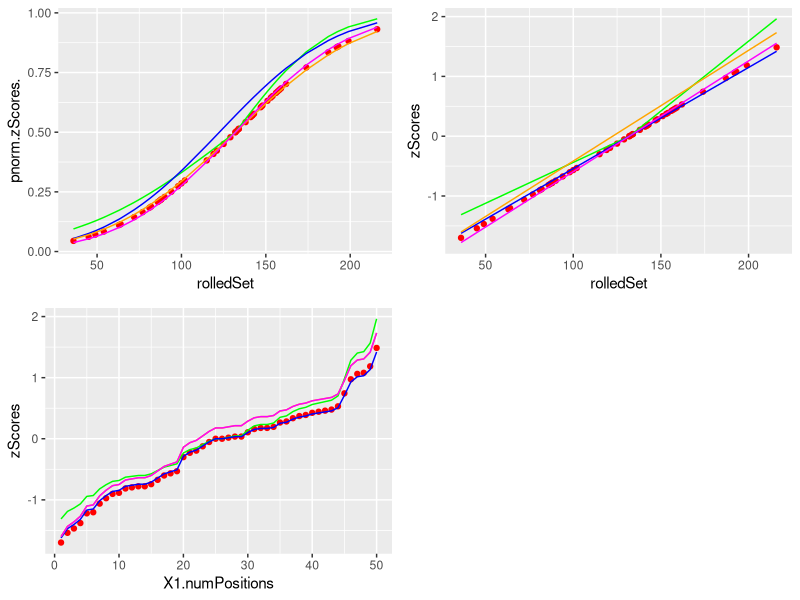

Write R code to recreate this figure.
library(parallel)
require(ggplot2)
require(gridExtra)
library(crayon)


numDice = sample(3:10,1)
dice = c(4,6,8,10,12,20,100)
#numPositions = sample(c(3:10,20,50),1)
numPositions = 50

diceSet = sample(dice,numDice,replace=TRUE)

rolledSet <- sort(unlist(mclapply(1:numPositions, function (x)
  {
  roll <- mclapply(diceSet, function(x)
    {
    rolled <- sample(1:x,1)
    return(rolled)
  })
  return(sum(unlist(roll)))
})))

{
probs <- c(0, .1, .25, .5, .75, .9, 1)
bowleysSummary <- quantile(rolledSet, probs)

m <-median(rolledSet)

bowleyDeltaMedianSqr <- (bowleysSummary-m)^2

#multiplying by % delta's = dividing by that amount if every value were deviated by median multiplied by that % equivalence (i.e. 1/count)
stratifiedMAD <- sqrt(sum(diff(probs, lag = 1, differences = 1) * c(bowleyDeltaMedianSqr[1:3],bowleyDeltaMedianSqr[5:7])))

zScores <- (rolledSet-m)/stratifiedMAD

lowerAvg <- mean(abs(c(zScores[zScores<0])))
upperAvg <- mean(c(zScores[zScores>0]))
average <- mean(c(lowerAvg,upperAvg))

expectedQuartile <- abs(qnorm(.25, mean = 0, sd =1))
#factorVal <- expectedQuartile/average
factorVal <- expectedQuartile/average

#Confirmed

#quantile(rnorm(10000000),probs=c(.25))

lowerFactor <- lowerAvg/average*factorVal
upperFactor <- upperAvg/average*factorVal

lower <- which(zScores<0)
upper <- which(zScores>0)

colors <- rainbow(2)

reScaled <- zScores
reScaled[lower] <- zScores[lower]*upperFactor
reScaled[upper] <- zScores[upper]*lowerFactor

mean(zScores)
mean(reScaled)

twentyFivePercent <- m-lowerAvg*stratifiedMAD
seventyFivePercent <- m+upperAvg*stratifiedMAD

cat(blue(paste ("\n","blue 25/75%")))
cat(blue(paste ("\n",twentyFivePercent,seventyFivePercent)))

twentyFivePercentRescaled <- m-expectedQuartile*stratifiedMAD*factorVal
seventyFivePercentRescaled <- m+expectedQuartile*stratifiedMAD*factorVal

m
#linear, but 50% is no longe median, it's close and within 25 to 75%
newMean <- mean(c(twentyFivePercent,seventyFivePercent))
#newSdev <- (seventyFivePercent-twentyFivePercent)/((lowerAvg+upperAvg)/2)
newSdev <- (seventyFivePercent-twentyFivePercent)/(expectedQuartile*2)

newSetZ <- (rolledSet-newMean)/newSdev
newSetP <- pnorm(newSetZ)

#linear, 50% is median/median, 25/75% move a bit
#newSdev2 <- ((seventyFivePercent-m)+(m-twentyFivePercent))/((lowerAvg+upperAvg)/2)
newSdev2 <- ((seventyFivePercent-m)+(m-twentyFivePercent))/(expectedQuartile*2)
newSetZ2 <- (rolledSet-m)/newSdev2
newSetP2 <- pnorm(newSetZ2)

mean(c(twentyFivePercentRescaled,seventyFivePercentRescaled))

#linear, preserves median at 50%
newSdevRescaled <-  (seventyFivePercentRescaled-twentyFivePercentRescaled)/(expectedQuartile*2)
newSetZRescaled <- (rolledSet-m)/newSdevRescaled
newSetPRescaled <- pnorm(newSetZRescaled)

cat(yellow(paste ("\n","orange 25/75%")))
cat(yellow(paste ("\n",twentyFivePercentRescaled,seventyFivePercentRescaled)))

cat(paste("\n","actual","\n"))
print(summary(rolledSet))

df <- data.frame(rolledSet,pnorm(zScores),pnorm(reScaled),newSetP,newSetPRescaled, newSetP2)

plot1 <- ggplot(df, aes(rolledSet)) +                  # basic graphical object
  geom_point(aes(y=pnorm.zScores.), colour="red") +  # first layer
  geom_line(aes(y=pnorm.reScaled.), colour="green") +  # second layer
  geom_line(aes(y=newSetP), colour="blue") + # third layer
  geom_line(aes(y=newSetPRescaled), colour="orange") +  # fourth layer
  geom_line(aes(y=newSetP2), colour="magenta")  # fifth layer

df <- data.frame(rolledSet,zScores,reScaled,newSetZRescaled,newSetZ,newSetZ2)

plot2 <- ggplot(df, aes(rolledSet)) +                  # basic graphical object
  geom_point(aes(y=zScores), colour="red") +  # first layer
  geom_line(aes(y=reScaled), colour="green") + # second layer
  geom_line(aes(y=newSetZRescaled), colour="blue") + # third layer
  geom_line(aes(y=newSetZ), colour="orange") +  # fourth layer
  geom_line(aes(y=newSetZ2), colour="magenta")  # fourth layer

df <- data.frame(1:numPositions,zScores,reScaled,newSetZRescaled,newSetZ)

plot3 <- ggplot(df, aes(X1.numPositions)) +                    # basic graphical object
  geom_point(aes(y=zScores), colour="red") +  # first layer
  geom_line(aes(y=reScaled), colour="green") +  # second layer
  geom_line(aes(y=newSetZRescaled), colour="blue") + # third layer
  geom_line(aes(y=newSetZ), colour="orange") +  # fourth layer
  geom_line(aes(y=newSetZ), colour="magenta")  # fourth layer

grid.arrange(plot1, plot2, plot3, ncol=2, nrow=2)

cat (red(paste ("\n","Red:", "pnorm(ZScores), median 50%, avg !50% linear:","\n", collapse="")))
print(summary(pnorm(zScores)))
print(summary(zScores))

cat (green(paste ("\n","Green:", "pnorm(reScaled), median 50%, avg 50% nonlinear:","\n", collapse="")))
print(summary(pnorm(reScaled)))
print(summary(reScaled))

cat (blue(paste ("\n","Blue:", "newSetP, median ~50%, avg 50%, linear:","\n", collapse="")))
print(summary(newSetP))
print(summary(newSetZ))

cat (yellow(paste ( "\n","Orange:","newSetPRescaled, median 50%, avg !50%, linear:", "\n", collapse="")))
print(summary(newSetPRescaled))
print(summary(newSetZRescaled))

cat (magenta(paste ( "\n","magenta:","newSetP2, median 50%, avg ~50%, linear:", "\n", collapse="")))
print(summary(newSetP2))
print(summary(newSetZ2))

}
